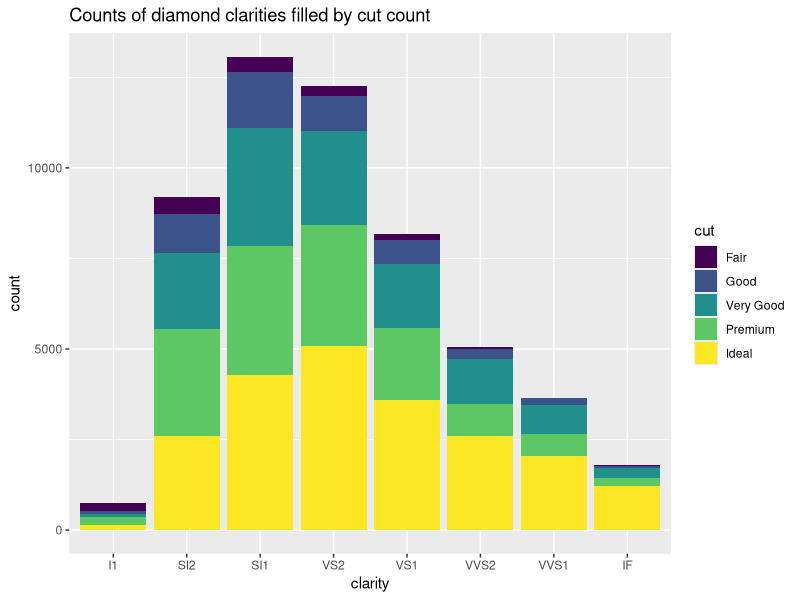
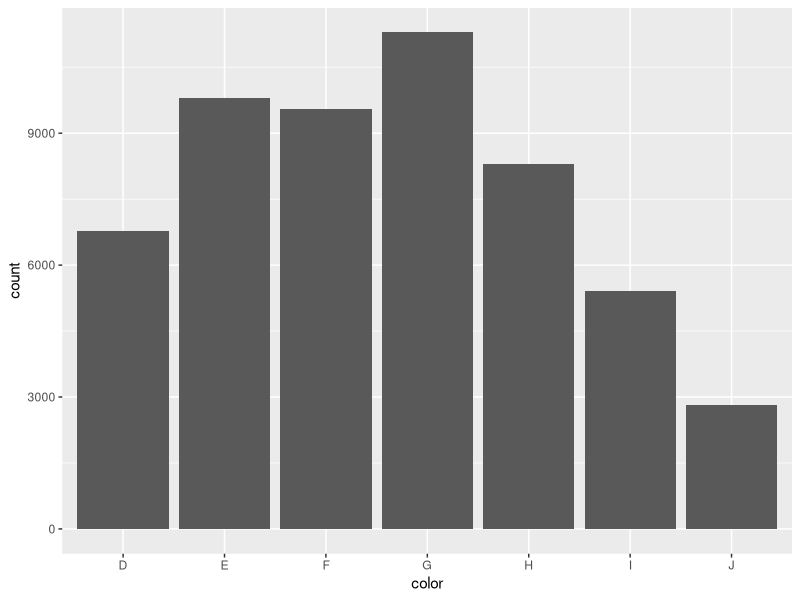
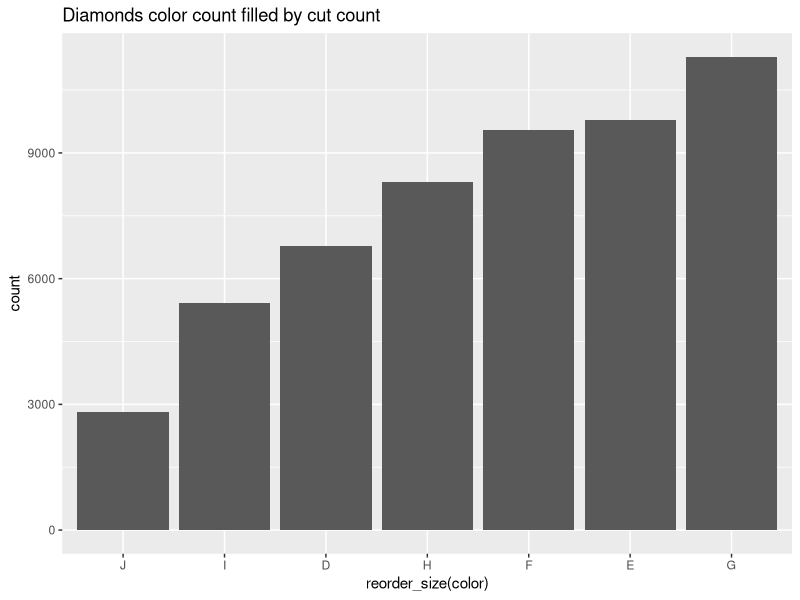
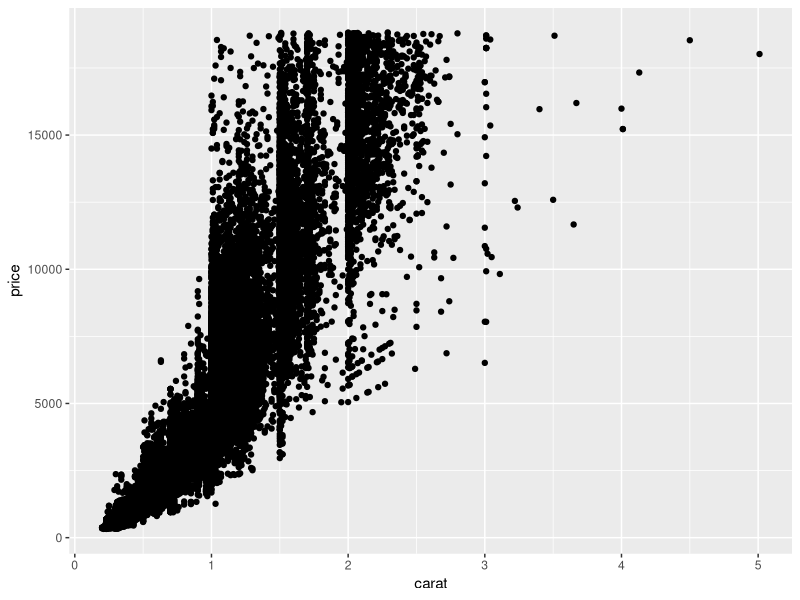
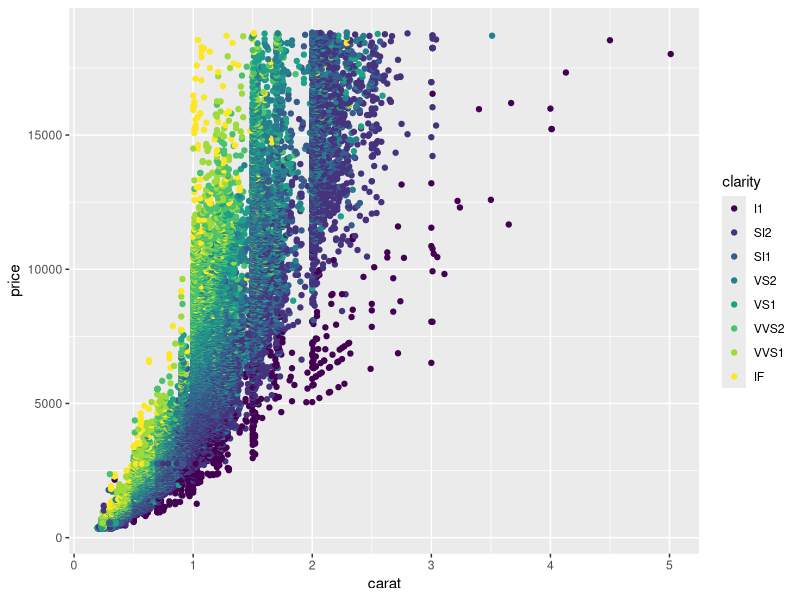
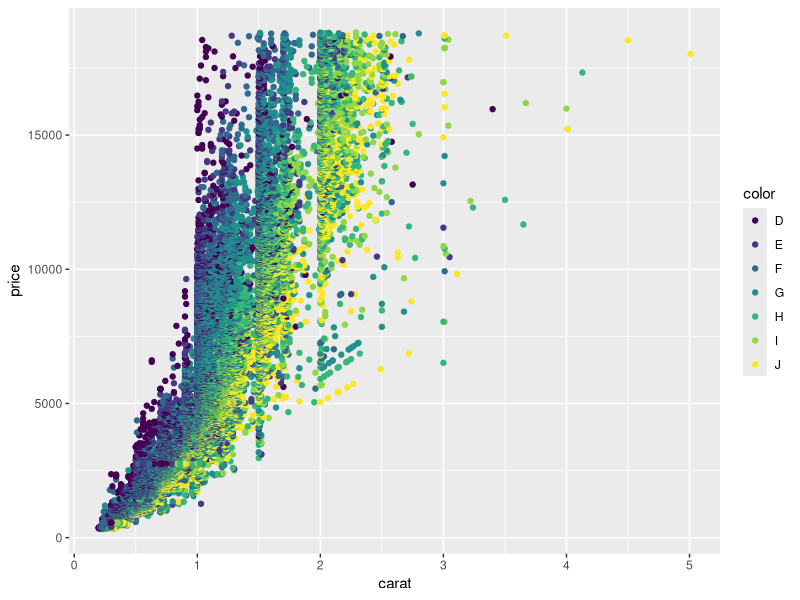
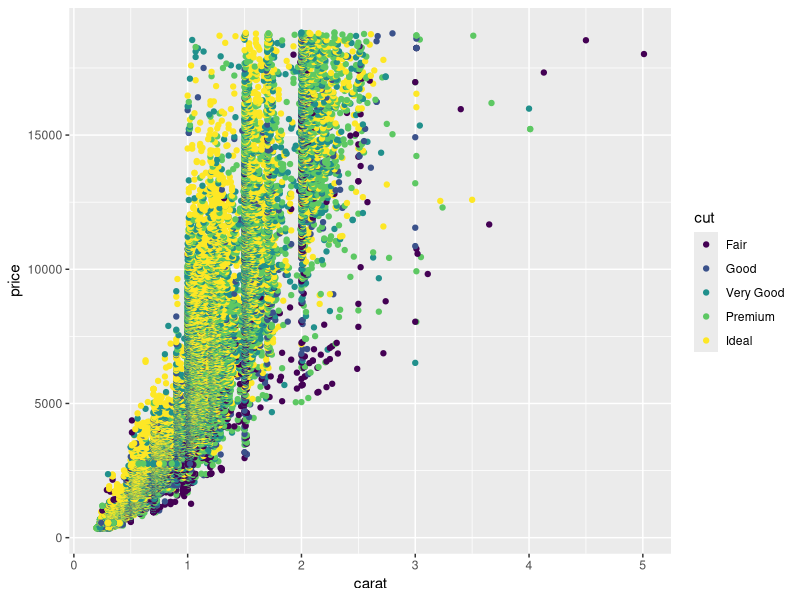
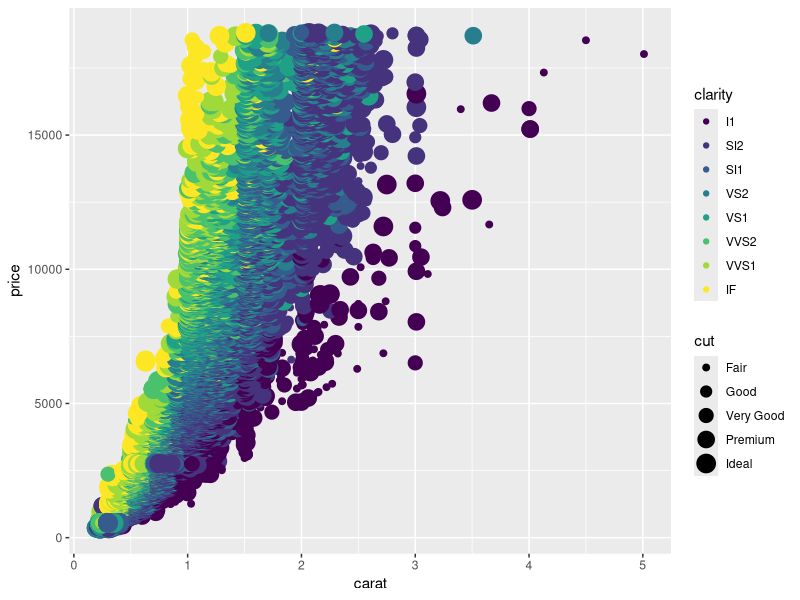

The R script that drew these images, in order:
install.packages("ggplot2")
library(ggplot2)
data(diamonds)
head(diamonds)
View(diamonds)
summary(diamonds)
help(diamonds)
p <- ggplot(diamonds, aes(x=clarity, fill=cut))
p + geom_bar() + labs(title="Counts of diamond clarities filled by cut count")
p <- ggplot(diamonds, aes(color))
p + geom_bar()
reorder_size <- function(x) {
  factor(x, levels = names(sort(table(x))))
}
ggplot(diamonds, aes(reorder_size(color))) + geom_bar() + labs(title="Diamonds color count filled by cut count")
ggplot(diamonds, aes(x=carat, y=price)) + geom_point()
ggplot(diamonds, aes(x=carat, y=price, color=clarity)) + geom_point()
ggplot(diamonds, aes(x=carat, y=price, color=color)) + geom_point()
ggplot(diamonds, aes(x=carat, y=price, color=cut)) + geom_point()
ggplot(diamonds, aes(x=carat, y=price, color=clarity, size=cut)) + geom_point()
ggplot(diamonds, aes(x=carat, y=price, color=clarity, shape=cut)) + geom_point()
ggplot(diamonds, aes(x=carat, y=price)) + geom_point() + geom_smooth()
ggplot(diamonds, aes(x=carat, y=price)) + geom_point() + geom_smooth(se=FALSE)
ggplot(diamonds, aes(x=carat, y=price)) + geom_point() + geom_smooth(se=FALSE, method="lm")
ggplot(diamonds, aes(x=carat, y=price, color=clarity)) + geom_point() + geom_smooth(se=FALSE)
ggplot(diamonds, aes(x=carat, y=price, color=clarity)) + geom_smooth(se=FALSE) + labs(title="Smoothing trends of diamond carat prices by clarity of diamond")
data("mtcars")
head(mtcars)
View(mtcars)
summary(mtcars)
help(mtcars)
mtcars$mpg
t.test(mpg ~ am, data=mtcars)
tt = t.test(mpg ~ am, data=mtcars)
tt
tt$p.value
tt$conf.int
ggplot(mtcars, aes(x=wt, y=mpg)) + geom_point()
mtcars$mpg
mtcars$wt
cor.test(mtcars$mpg, mtcars$wt)
ct = cor.test(mtcars$mpg, mtcars$wt)
ct
ct$p.value
ct$estimate
ct$conf.int
fit = lm(mpg ~ wt, mtcars)
summary(fit)
coef(summary(fit))
co = coef(summary(fit))
co[, 1]
co[, 4]
predict(fit)
summary(fit)
37.2851 + (-5.3445) * 4.5
newcar = data.frame(wt=4.5)
predict(fit, newcar)
ggplot(mtcars, aes(wt, mpg)) + geom_point() + geom_smooth(method="lm")
